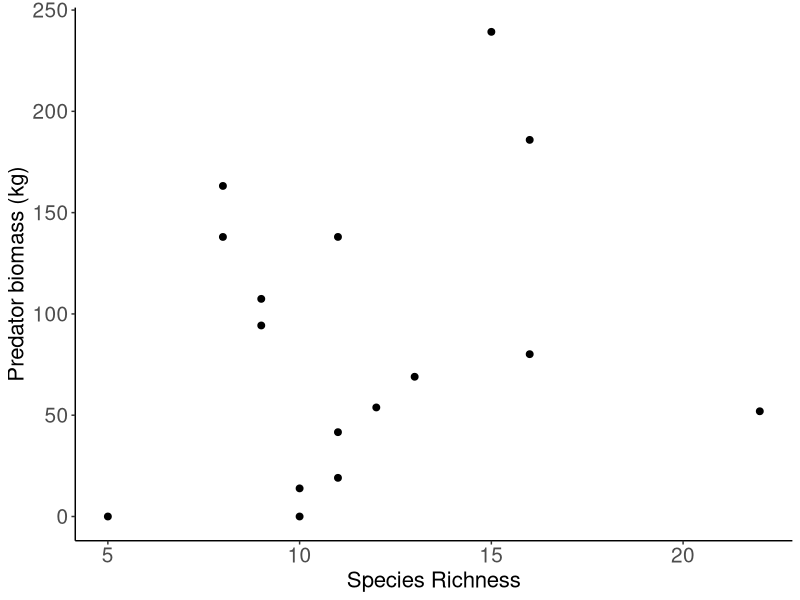
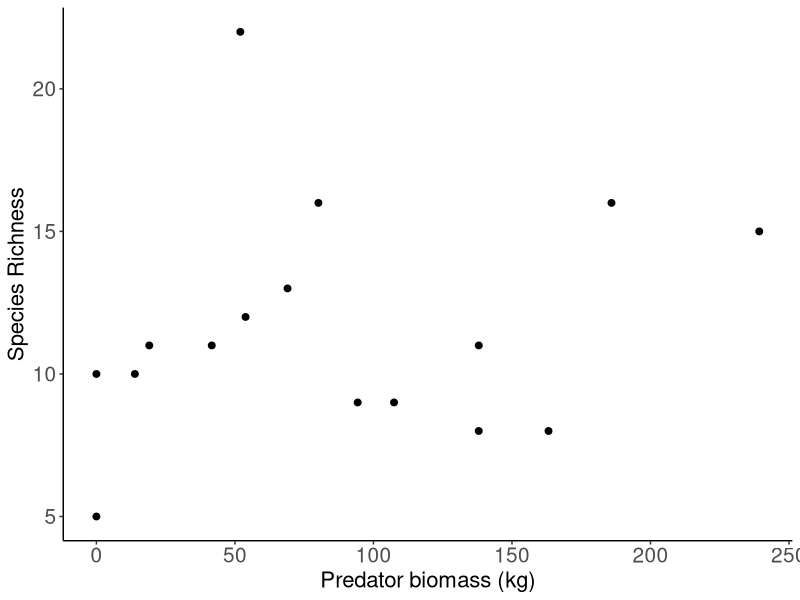
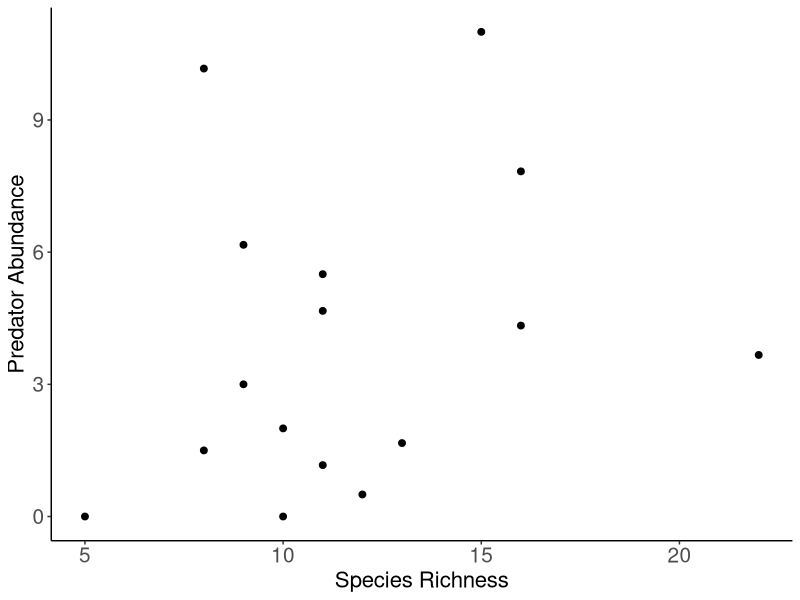
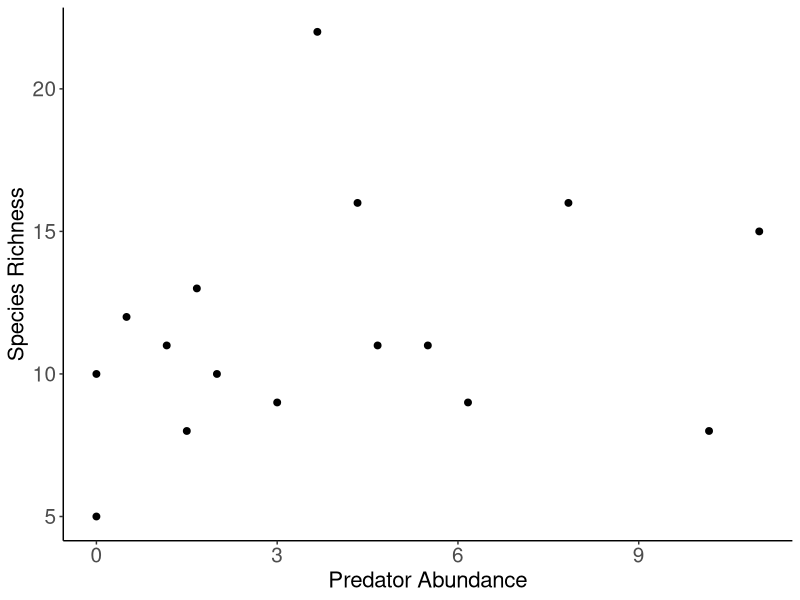

Write the R code that produced these figures, in order.
## ---- chunk 1
setwd("C:\\Users\\faj\\Documents\\OneDrive for Business\\research\\FishPredation\\Data")

library(dplyr)
library(tidyr)
library(ggplot2)
library(lme4)
library(lsmeans)
library(pbkrtest)
library(Cairo)

#preparing data 

fishDataAll <- read.csv("Fish data June 2017.csv")
head(fishDataAll)
str(fishDataAll)


selectMonths <- c("07", "08")# i am selecting out these months because then i can use the last timepoint 


#select data from only the July and Auguest, and remove first year 
SelectData <- fishDataAll %>% 
	separate(date, c("Day", "Month", "Year"), sep = "/") %>%
	filter(Year != 2010)%>%
	filter(Month %in% selectMonths)

fishData <- data.frame(SelectData)

#calculate biomass
fishData$TotBiomass <- (fishData$numbercaught + fishData$numberseen)* fishData$weight

#calculating percentage abundance
TotBioSite<- fishData %>% 
	group_by(site, Year) %>%
	summarise(BiomasSiteSum = sum(TotBiomass, na.rm=TRUE))

siteBiomass <- data.frame(TotBioSite)

#calculate overall abundance
fishData$AbundanceAll <- fishData$numbercaught + fishData$numberseen

#calculating species richness for each site 

SR <- fishData %>%
  group_by(site)%>%
  summarise(SpeciesRichness = n_distinct(species))

Richness <- data.frame(SR)

fishDataSR <- merge(fishData, Richness, by = "site")


## ---- chunk 2

#sum biomass per site and year
predatorsBioN <- fishData %>% 
	filter(species == "Hoplias malabaricus" | species == "Crenicichla frenata") %>%
	group_by(site, Year) %>%
	summarise(BiomassSum = sum(TotBiomass))

predatorsBio <- data.frame(predatorsBioN)
predatorsBio$Year <- as.numeric(predatorsBio$Year)
siteBiomass$Year <- as.numeric(siteBiomass$Year)

FishDataTot <- merge(siteBiomass, predatorsBio, by = c("site" ,"Year"),all=TRUE) # this makes sure i 
#know what years had no predators recoreded in 
head(FishDataTot)
FishDataTot$BiomassSum[is.na(FishDataTot$BiomassSum)] <- 0

## ---- chunk 3

meanBiomass <- aggregate(FishDataTot$BiomassSum, list(FishDataTot$site), mean)
names(meanBiomass) <- c("site", "bioPred")

FishDataBio <- merge(meanBiomass, Richness, by = "site")


Cairo(file="C:\\Users\\faj\\Documents\\OneDrive for Business\\research\\bioTIME\\users\\Faith\\TriniFishPredation\\BioSRyx.png",
      type="png",
      units="in", 
      width=8,
      height=6,
      pointsize=12,
      dpi=100)

biomassPlot <- ggplot(aes(x = SpeciesRichness,y = bioPred), data = FishDataBio)
biomassPlot + geom_point(size = 2) +
	labs(x = "Species Richness", y = "Predator biomass (kg)")+
  theme_classic()+
  theme(axis.title=element_text(size= 16), 
        axis.text=element_text(size= 15))

dev.off()

Cairo(file="C:\\Users\\faj\\Documents\\OneDrive for Business\\research\\bioTIME\\users\\Faith\\TriniFishPredation\\BioSRxy.png",
      type="png",
      units="in", 
      width=8,
      height=6,
      pointsize=12,
      dpi=100)

biomassPlot <- ggplot(aes(y = SpeciesRichness, x = bioPred), data = FishDataBio)
biomassPlot + geom_point(size = 2) +
	labs(y = "Species Richness", x = "Predator biomass (kg)")+
  theme_classic()+
  theme(axis.title=element_text(size= 16), 
        axis.text=element_text(size= 15))

dev.off()


## ---- chunk 4
cor.test(FishDataBio$SpeciesRichness, FishDataBio$bioPred, method="spearman")
cor.test(FishDataBio$SpeciesRichness, FishDataBio$bioPred, method="pearson")

#no significant correlation 
## ---- chunk 5

predatorsAbN <- fishData %>% 
	filter(species == "Hoplias malabaricus" | species == "Crenicichla frenata") %>%
	group_by(site, Year) %>%
	summarise(AbundanceSum = sum(AbundanceAll))

predatorsAb <- data.frame(predatorsAbN)
predatorsAb$Year <- as.numeric(predatorsAb$Year)

#add the total site biomass data, just to i can identify sites with no predators 
FishDataTotAb <- merge(siteBiomass, predatorsAb, by = c("site" ,"Year"),all=TRUE) # this makes sure i 
#know what years had no predators recoreded in 
FishDataTotAb$AbundanceSum[is.na(FishDataTotAb$AbundanceSum)] <- 0
FishDataTotAb$Year <- as.numeric(FishDataTotAb$Year)


## ---- chunk 6

meanAb <- aggregate(FishDataTotAb$AbundanceSum, list(FishDataTotAb$site), mean)
names(meanAb) <- c("site", "abPred")

FishDataAb <- merge(meanAb , Richness, by = "site")

Cairo(file="C:\\Users\\faj\\Documents\\OneDrive for Business\\research\\bioTIME\\users\\Faith\\TriniFishPredation\\AbSRyx.png",
      type="png",
      units="in", 
      width=8,
      height=6,
      pointsize=12,
      dpi=100)

AbundancePlot <- ggplot(aes(x = SpeciesRichness,y = abPred), data = FishDataAb)
AbundancePlot + geom_point(size = 2) +
  theme_classic() +
	labs(x = "Species Richness", y = "Predator Abundance")+
  theme(axis.title=element_text(size= 16), 
        axis.text=element_text(size= 15))

dev.off()

Cairo(file="C:\\Users\\faj\\Documents\\OneDrive for Business\\research\\bioTIME\\users\\Faith\\TriniFishPredation\\AbSRxy.png",
      type="png",
      units="in", 
      width=8,
      height=6,
      pointsize=12,
      dpi=100)

AbundancePlot <- ggplot(aes(y = SpeciesRichness, x = abPred), data = FishDataAb)
AbundancePlot + geom_point(size = 2) +
  theme_classic() +
	labs(y = "Species Richness", x = "Predator Abundance")+
  theme(axis.title=element_text(size= 16), 
        axis.text=element_text(size= 15))

dev.off()


## ---- chunk 7
cor.test(FishDataAb$SpeciesRichness, FishDataAb$abPred, method="spearman")
cor.test(FishDataAb$SpeciesRichness, FishDataAb$abPred, method="pearson")

#no significant correlation 
